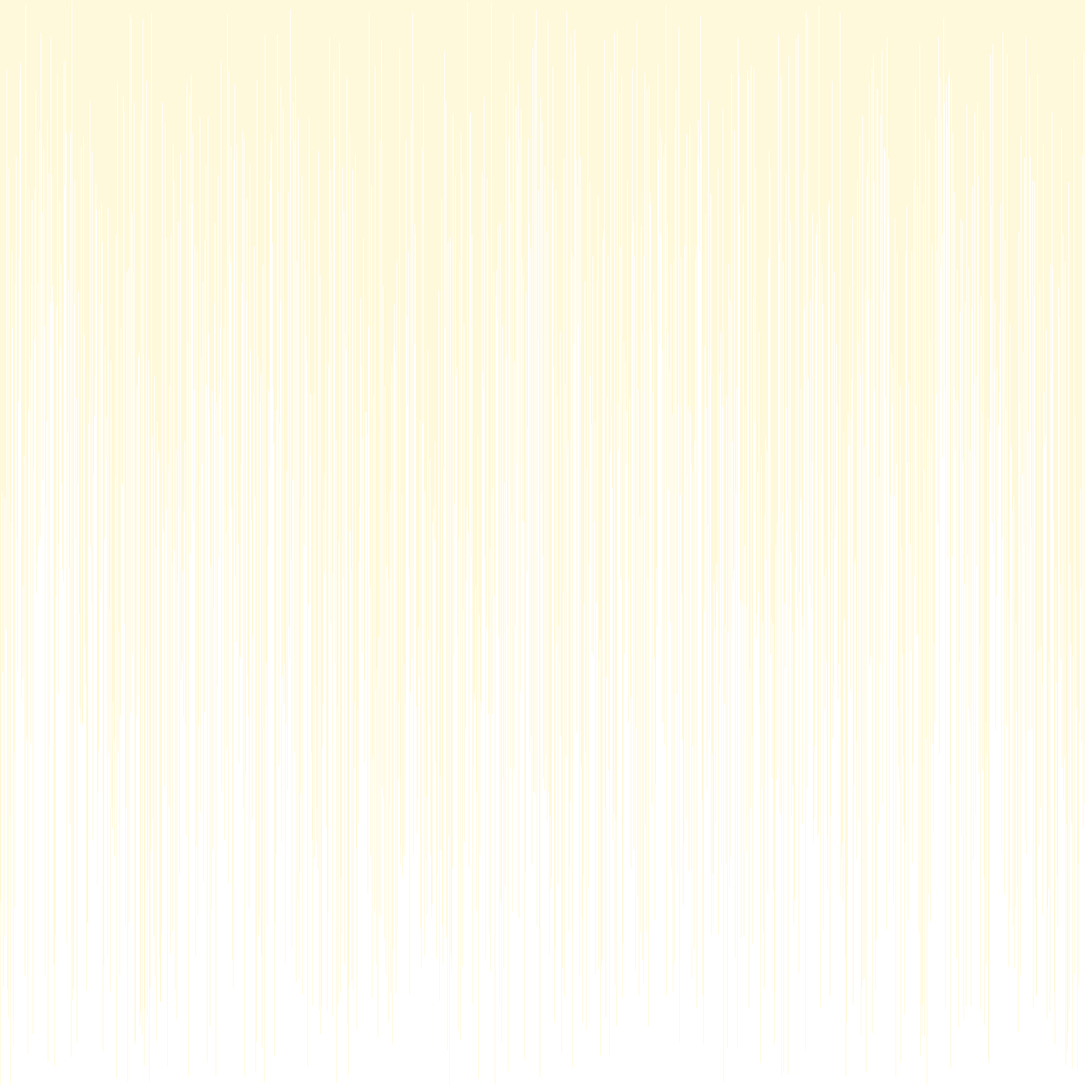
Frame 1 (no input)
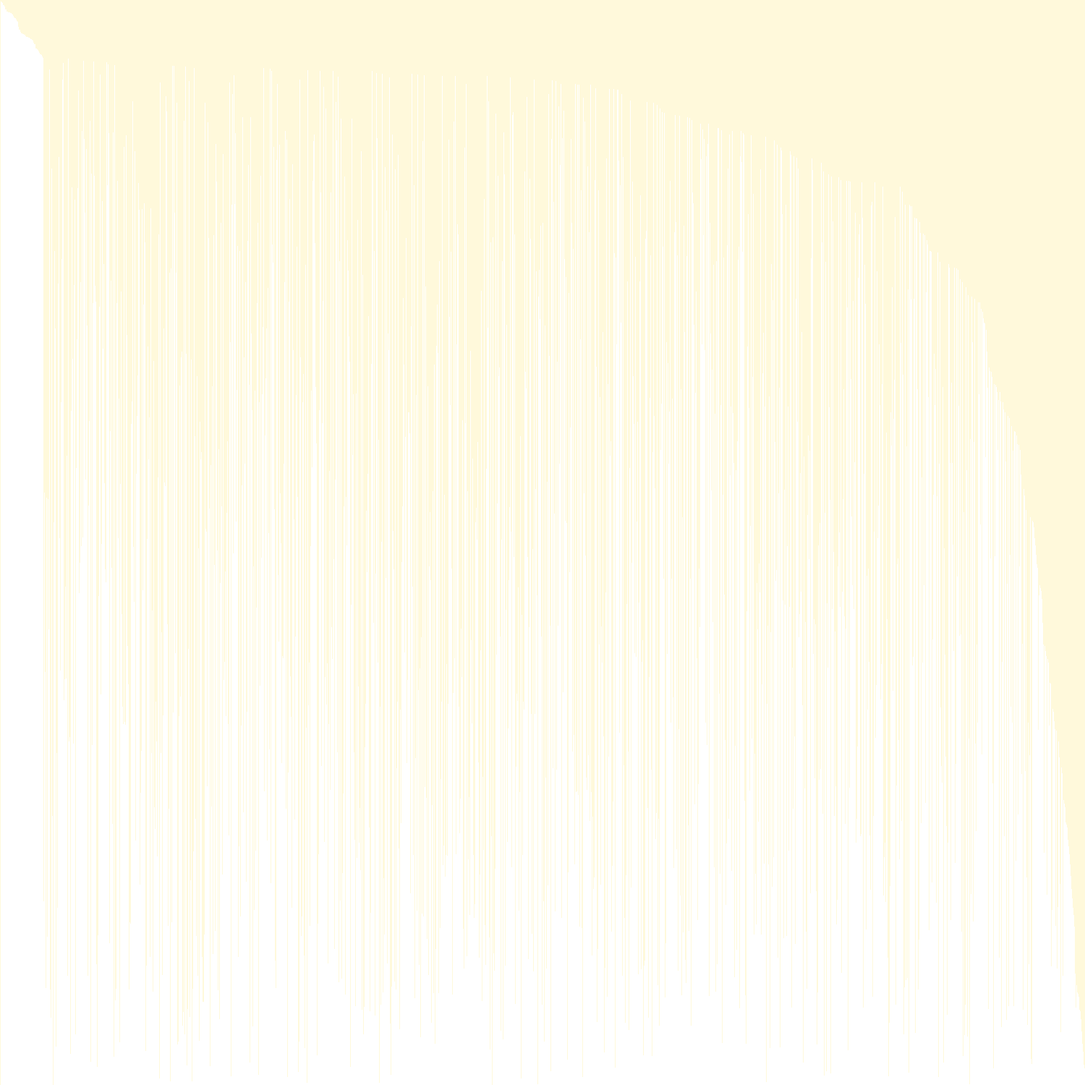
Frame 60 (the mouse pressed at the canvas centre just before this capture)
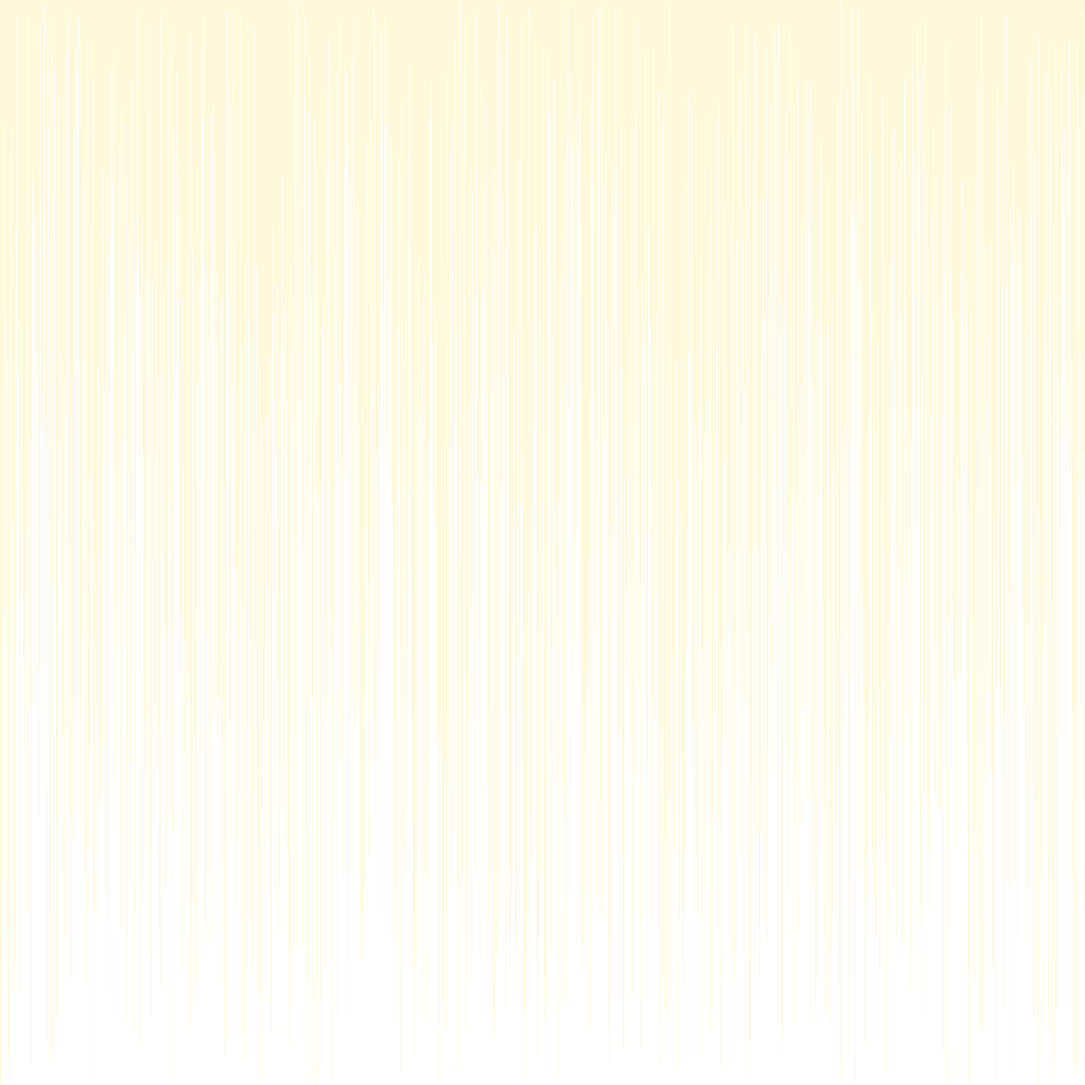
Frame 120 (the mouse held since frame 60 and released just before this capture)

The Processing sketch that drew these frames (run headless with seeded random() and noise(); from frame 60 on, the mouse is pressed at the canvas centre):

// Processing sketch: sketch__03_VisualArraySorter
// ── sketch__03_VisualArraySorter.pde

//1. create an array of ints. don't initialize it yet.

int[] x;


void setup() {
  //2. set the size of your window
  //  if you are using Processing 3, you cannot use variables
  //  because the developers don't know how programming is supposed to work.
size(1500,1500);
  //3. initialize your array with the built in width variable
  x = new int[width];
  //4. initialize the ints in the array with random numbers
  //   from 0 to the built in height variable
  for (int i = 0; i<width; i++){
  x[i] = (int)random(height);
  }
  //5. call the noStroke() method
  noStroke();
}

void draw() {
  //6. set the background color with 
  background(#FFF9DB);

  //7. set the color for your graph
color pen = color(255, 54, 94);
  //8. draw a rectangle for each int in your array.
  for (int n = 0; n < width; n++){
   rect(width - n, height, 1, -x[n]);
  }
  //   the x value will be the current index in the array
  //   the y value will the height variable
  //   the width is 1 (one)
  //   the height is negative the value of the element at the current index of the array


  //9. call the stepSort method
stepSort(x);
  //10. extract the code that randomizes the array into a method.

  //11. call the method you made in step 10 when the mouse is pressed
  if (mousePressed){
mouseIsPressed();
  }
}

void mouseIsPressed(){
  for (int i = 0; i<width; i++){
  x[i] = (int)random(height);
  }
}
void stepSort(int[] arr) {
  for (int i = 1; i < arr.length; i++) {
    if (arr[i - 1] > arr[i]) {
      int t = arr[i];
      arr[i] = arr[i - 1];
      arr[i - 1] = t;
    }
  }
}
